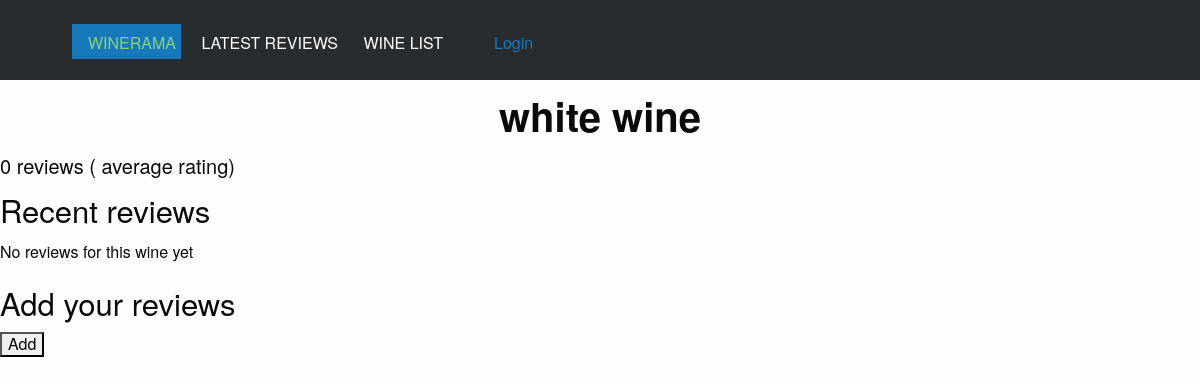
The page /wine/2/ on the database as committed earlier.
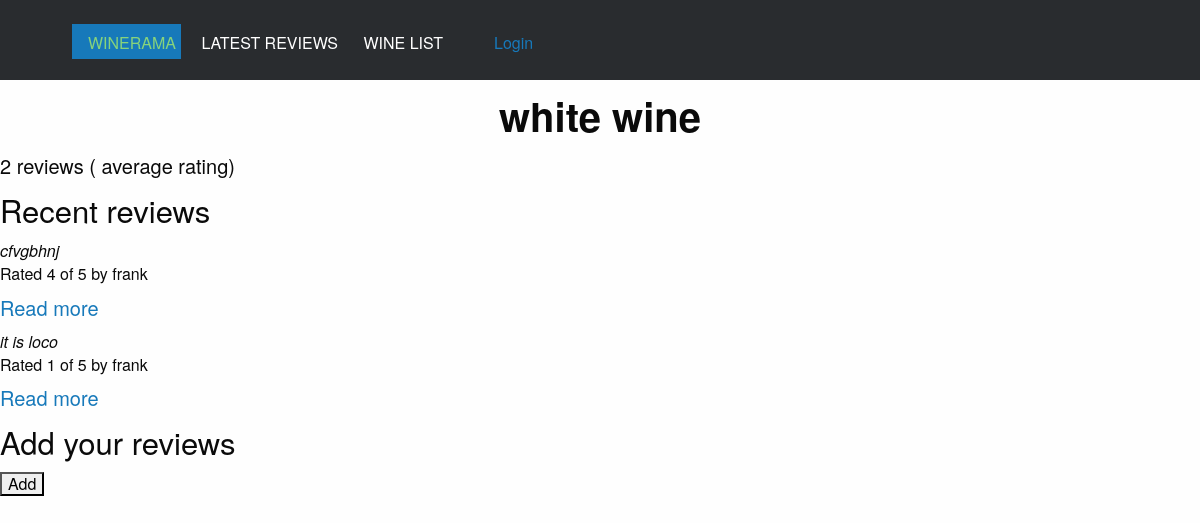
The same page on the database as committed later.
### reviews/models.py (models this page shows, shortened)
class Wine (models.Model):
    name =  models.CharField(max_length=200)

class Review(models.Model):
    RATING_CHOICES = (
        (1, '1'),
        (2, '2'),
        (3, '3'),
        (4, '4'),
        (5, '5'),
    )
    wine = models.ForeignKey(Wine)
    pub_date = models.DateTimeField('date published')
    user_name = models.CharField(max_length=100)
    comment = models.CharField(max_length=200)
    rating = models.IntegerField(choices=RATING_CHOICES)

### reviews/views.py (the view)
# urls.py: url(r'^wine/(?P<wine_id>[0-9]+)/$', views.wine_detail, name='wine_detail'),
def wine_detail(request, wine_id):
    wine = get_object_or_404(Wine, pk=wine_id)
    form = ReviewForm()
    return render(request, 'reviews/wine_detail.html', {'wine' : wine, })

### reviews/templates/reviews/wine_detail.html (shortened to what this page needs)
{% extends 'reviews/base.html' %}
{% load staticfiles %}
{% block title %}
<h2>{{ wine.name }}</h2>
<h5>{{ wine.review_set.count }} reviews ({{ wine.average_rating | floatformat }} average rating)</h5>
{% endblock %}
{% block content %}
<h3>Recent reviews</h3>
{% if wine.review_set.all %}
<div>
    {% for review in wine.review_set.all %}
    <div>
        <em>{{ review.comment }}</em>
        <h6>Rated {{ review.rating }} of 5 by {{ review.user_name }}</h6>
        <h5><a href="{% url 'reviews:review_detail' review.id %}">
        Read more
        </a></h5>
    </div>
    {% endfor %}
</div>
{% else %}
<p>No reviews for this wine yet</p>
{% endif %}
<h3>Add your reviews</h3>
    <form action = "{% url 'reviews:add_review' wine.id %}" method="post">
        <input type="submit" value="Add"/>
    </form>
{% endblock %}

Rows that differ between the two databases and show on the page:
computed for Wine "white wine": review_set.count "0" → "2"
added Review: comment "cfvgbhnj", rating "4", user_name "frank"
added Review: comment "it is loco", rating "1", user_name "frank"
Other text that changed with them:
text no longer shown: "No reviews for this wine yet"
